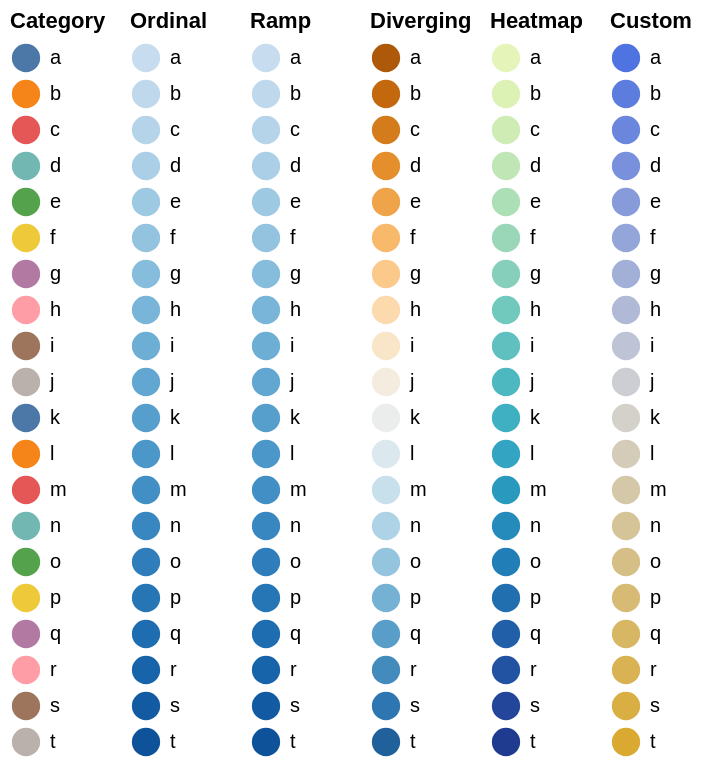

Source (Vega-Lite JSON):
### Vega specification from a JSON file in a GitHub repository (floating-point values rounded to 4 significant figures)
{"$schema": "https://vega.github.io/schema/vega/v4.json", "padding": 5, "config": {"legend": {"offset": 5, "symbolSize": 200}}, "signals": [{"name": "data", "value": ["a", "b", "c", "d", "e", "f", "g", "h", "i", "j", "k", "l", "m", "n", "o", "p", "q", "r", "s", "t"]}, {"name": "count", "value": 20, "bind": {"input": "range", "min": 0, "max": 20, "step": 1}}, {"name": "domain", "update": "slice(data, 0, count)"}], "scales": [{"name": "category", "type": "ordinal", "range": "category", "domain": {"signal": "domain"}}, {"name": "ordinal", "type": "ordinal", "range": "ordinal", "domain": {"signal": "domain"}}, {"name": "ramp", "type": "ordinal", "range": "ramp", "domain": {"signal": "domain"}}, {"name": "diverging", "type": "ordinal", "range": "diverging", "domain": {"signal": "domain"}}, {"name": "heatmap", "type": "ordinal", "range": "heatmap", "domain": {"signal": "domain"}}, {"name": "custom", "type": "ordinal", "range": {"scheme": ["royalblue", "lightgray", "goldenrod"]}, "domain": {"signal": "domain"}}], "legends": [{"orient": "none", "fill": "category", "title": "Category", "encode": {"legend": {"update": {"x": {"value": 0}, "y": {"value": 0}}}}}, {"orient": "none", "fill": "ordinal", "title": "Ordinal", "encode": {"legend": {"update": {"x": {"value": 60}, "y": {"value": 0}}}}}, {"orient": "none", "fill": "ramp", "title": "Ramp", "encode": {"legend": {"update": {"x": {"value": 120}, "y": {"value": 0}}}}}, {"orient": "none", "fill": "diverging", "title": "Diverging", "encode": {"legend": {"update": {"x": {"value": 180}, "y": {"value": 0}}}}}, {"orient": "none", "fill": "heatmap", "title": "Heatmap", "encode": {"legend": {"update": {"x": {"value": 240}, "y": {"value": 0}}}}}, {"orient": "none", "fill": "custom", "title": "Custom", "encode": {"legend": {"update": {"x": {"value": 300}, "y": {"value": 0}}}}}]}
